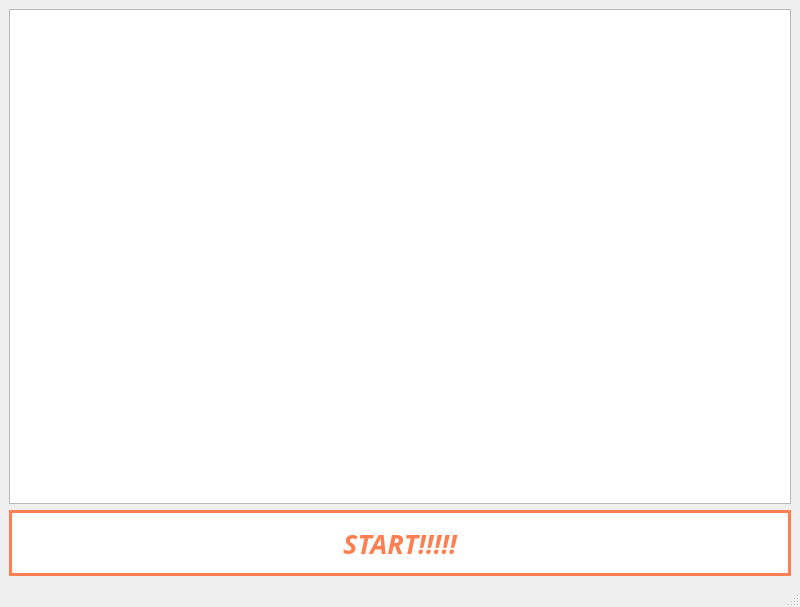
<?xml version="1.0" encoding="UTF-8"?>
<ui version="4.0">
 <class>MainWindow</class>
 <widget class="QMainWindow" name="MainWindow">
  <property name="geometry">
   <rect>
    <x>0</x>
    <y>0</y>
    <width>800</width>
    <height>607</height>
   </rect>
  </property>
  <property name="windowTitle">
   <string>MainWindow</string>
  </property>
  <widget class="QWidget" name="centralwidget">
   <layout class="QVBoxLayout" name="verticalLayout">
    <item>
     <widget class="QGraphicsView" name="graphicsView"/>
    </item>
    <item>
     <widget class="QPushButton" name="startButton">
      <property name="font">
       <font>
        <family>Montserrat</family>
        <pointsize>20</pointsize>
        <weight>68</weight>
        <italic>true</italic>
        <bold>true</bold>
       </font>
      </property>
      <property name="styleSheet">
       <string notr="true">QPushButton {
  width: 150px;
  height: 60px;
  border: 3px solid #FF7F50;
  border-radius: 45px;
  transition: all 0.3s;
  cursor: pointer;
  background: white;
  font-size: 1.2em;
  font-weight: 550;
  font-family: 'Montserrat', sans-serif;
  color:#FF7F50;
}

QPushButton:hover {
  background: #FFA07A;
  color: #FFFFE0;
  font-size: 1.5em;
}</string>
      </property>
      <property name="text">
       <string>START!!!!!</string>
      </property>
      <property name="flat">
       <bool>false</bool>
      </property>
     </widget>
    </item>
   </layout>
  </widget>
  <widget class="QMenuBar" name="menubar">
   <property name="geometry">
    <rect>
     <x>0</x>
     <y>0</y>
     <width>800</width>
     <height>22</height>
    </rect>
   </property>
  </widget>
  <widget class="QStatusBar" name="statusbar"/>
 </widget>
 <resources/>
 <connections/>
</ui>
